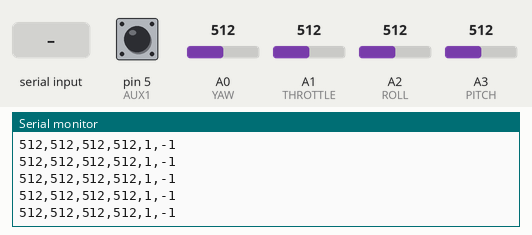
Bench run of a sketch on a simulated Arduino Uno, built with avr-gcc and run on an emulated ATmega328P. On the bench: the last lines printed to the serial monitor. The inputs (shaded band) are chosen by the test bench; at power-on: A0 (YAW) = 512, A1 (THROTTLE) = 512, A2 (ROLL) = 512, A3 (PITCH) = 512, pin 5 (AUX1) HIGH.

Above: at 2.3 s.
2.4 s: "1\n" received over the second serial link
5.4 s: A0 (YAW) set to 716
At 7.59 s:
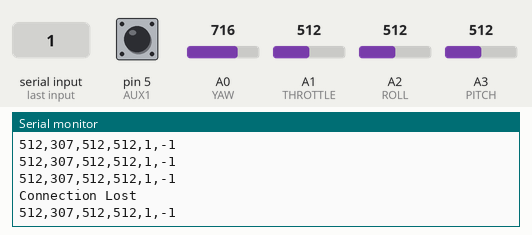
8.4 s: A1 (THROTTLE) set to 716
At 8.47 s:
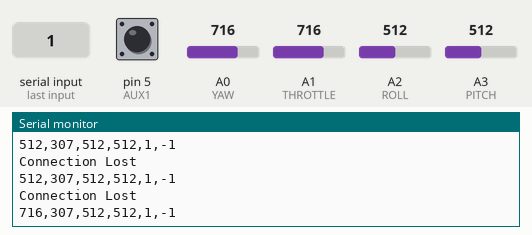
9.9 s: A2 (ROLL) set to 716
At 10.39 s:
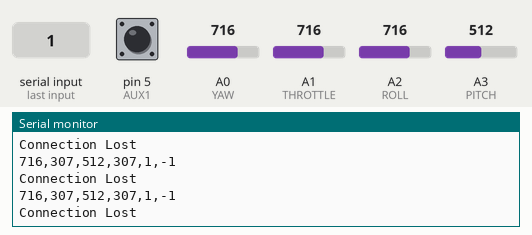
11.4 s: A3 (PITCH) set to 716
At 11.45 s:
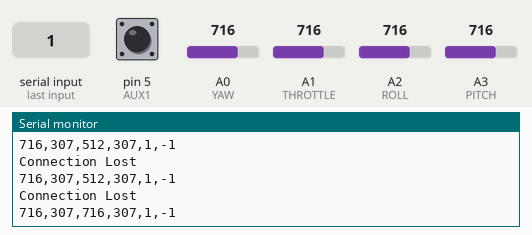
12.9 s: pin 5 (AUX1) pulled LOW for 0.15 s
At 13.03 s:
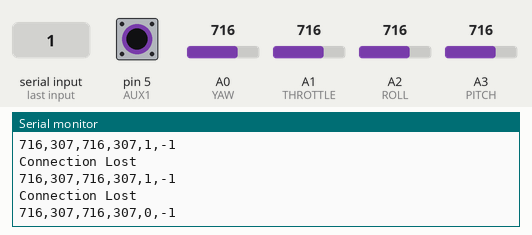

The sketch:

transmitter.ino
```cpp
/*
 * Written by Rupak Poddar
 * https://youtu.be/T0L7FtrbVBs
 * https://github.com/Rupakpoddar/Drone
 */

#include <NeoSWSerial.h>
#define LEDBUILTIN 13
#define THROTTLE A1
#define YAW A0
#define PITCH A3
#define ROLL A2
#define AUX1 5
#define AUX2 6
#define PADDING 10

NeoSWSerial HC12(2, 3);

unsigned long lastReceiveTime = 0;
int meanVal[4];

int throttle = 512;
int yaw = 512;
int pitch = 512;
int roll = 512;
int aux1 = 1;
int aux2 = -1;

void setup() {
  delay(1000);

  pinMode(THROTTLE, INPUT);
  pinMode(YAW, INPUT);
  pinMode(PITCH, INPUT);
  pinMode(ROLL, INPUT);
  pinMode(AUX1, INPUT_PULLUP);
  //pinMode(AUX2, INPUT_PULLUP);
  Serial.begin(9600);
  HC12.begin(9600);
  Serial.println("keyaan1");


  delay(100);

  // Calibrate Joysticks
  for(int i = 0; i < 4; i++){
    int sum = 0;
    for(int j = 0; j < 5; j++){
      if(i == 0){
        sum += analogRead(THROTTLE);
      }
      else if(i == 1){
        sum += analogRead(YAW);
      }
      else if(i == 2){
        sum += analogRead(PITCH);
      }
      else{
        sum += analogRead(ROLL);
      }
    }
    meanVal[i] = sum/5;
    if( i == 1 || i == 3){
      meanVal[i] = 1023 - meanVal[i];
    }
  }
}

void loop() {
  // Analog Read
  throttle = analogRead(THROTTLE);
  if(throttle < (meanVal[0] - PADDING)){
    throttle = map(throttle, 0, meanVal[0], 0, 512);
  }
  else if(throttle > (meanVal[0] + PADDING)){
    throttle = map(throttle, meanVal[0], 1023, 512, 1023);
  }
  else{
    throttle = 512;
  }

  yaw = 1023 - analogRead(YAW);
  if(yaw < (meanVal[1] - PADDING)){
    yaw = map(yaw, 0, meanVal[1], 0, 512);
  }
  else if(yaw > (meanVal[1] + PADDING)){
    yaw = map(yaw, meanVal[1], 1023, 512, 1023);
  }
  else{
    yaw = 512;
  }

  pitch = analogRead(PITCH);
  if(pitch < (meanVal[2] - PADDING)){
    pitch = map(pitch, 0, meanVal[2], 0, 512);
  }
  else if(pitch > (meanVal[2] + PADDING)){
    pitch = map(pitch, meanVal[2], 1023, 512, 1023);
  }
  else{
    pitch = 512;
  }

  roll = 1023 - analogRead(ROLL);
  if(roll < (meanVal[3] - PADDING)){
    roll = map(roll, 0, meanVal[3], 0, 512);
  }
  else if(roll > (meanVal[3] + PADDING)){
    roll = map(roll, meanVal[3], 1023, 512, 1023);
  }
  else{
    roll = 512;
  }

  aux1 = digitalRead(AUX1);


  Serial.print(throttle);
  Serial.print(",");
  Serial.print(yaw);
  Serial.print(",");
  Serial.print(pitch);
  Serial.print(",");
  Serial.print(roll);
  Serial.print(",");
  Serial.print(aux1);
  Serial.print(",");
  Serial.print(aux2);
  Serial.println("");


  // Transmit
  HC12.print(throttle);
  HC12.print(",");
  HC12.print(yaw);
  HC12.print(",");
  HC12.print(pitch);
  HC12.print(",");
  HC12.print(roll);
  HC12.print(",");
  HC12.print(aux1);
  HC12.print(",");
  HC12.print(aux2);
  HC12.println("");


  delay(50);  // Important delay

  if(HC12.available() > 0){
    String State = HC12.readStringUntil('\n');
    Serial.println(State);
    lastReceiveTime = millis();
    digitalWrite(LEDBUILTIN, LOW);
  }
  unsigned long currentTime = millis();
  if ( currentTime - lastReceiveTime > 5000 ) {
    digitalWrite(LEDBUILTIN, HIGH);
    Serial.println("Connection Lost");
    delay(100);
  }
}
```

Measured:
- after the input at 5.4 s, the serial monitor: prints a new line after 0.06 s (image 1)
- after the input at 8.4 s, the serial monitor: prints a new line after 0.06 s (image 2)
- after the input at 9.9 s, the serial monitor: prints a new line after 0.14 s (image 3)
- after the input at 11.4 s, the serial monitor: prints a new line at once (image 4)
- after the input at 12.9 s, the serial monitor: prints a new line after 0.12 s (image 5)
